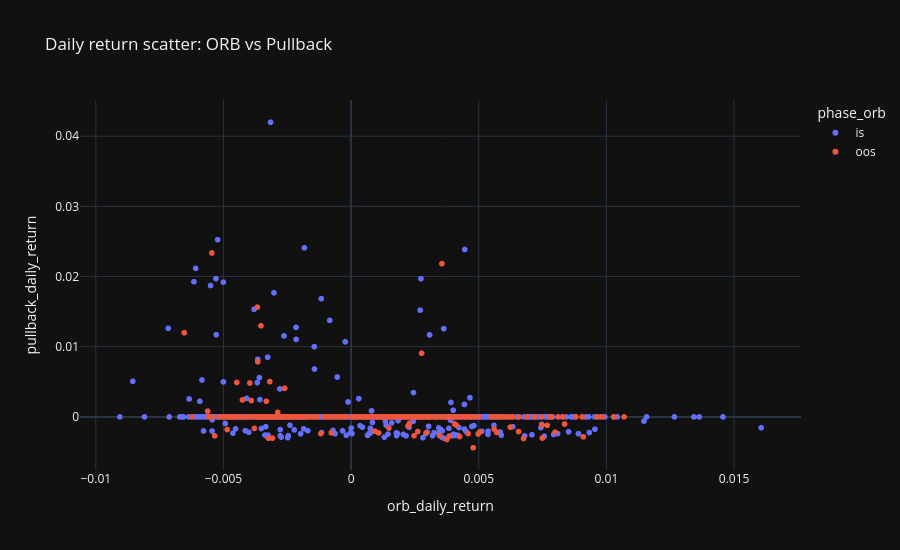
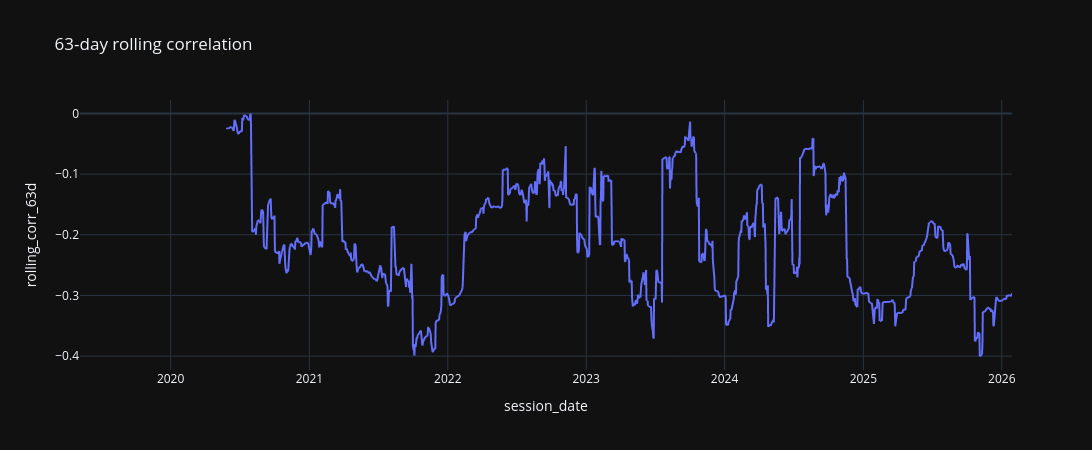
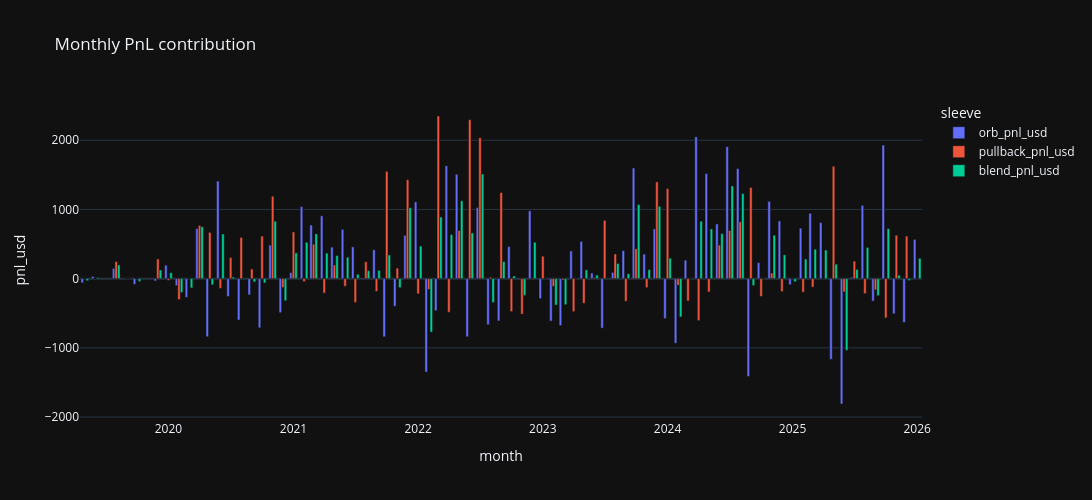

Notebook code cell kept with these figures, in order:
### Code cell
display(Markdown("## 4. Diversification Readout"))

scatter = px.scatter(
    blend,
    x="orb_daily_return",
    y="pullback_daily_return",
    color="phase_orb",
    title="Daily return scatter: ORB vs Pullback",
)
scatter.update_layout(template=PLOT_TEMPLATE, width=900, height=550)
scatter.show()

roll = blend[["session_date", "orb_daily_return", "pullback_daily_return"]].copy()
roll["rolling_corr_63d"] = roll["orb_daily_return"].rolling(63).corr(roll["pullback_daily_return"])
roll_fig = px.line(roll, x="session_date", y="rolling_corr_63d", title="63-day rolling correlation")
roll_fig.update_layout(template=PLOT_TEMPLATE, width=1200, height=450)
roll_fig.show()

monthly = blend.copy()
monthly["month"] = monthly["session_date"].dt.to_period("M").dt.to_timestamp()
monthly_rollup = monthly.groupby("month", as_index=False).agg(
    orb_pnl_usd=("daily_pnl_usd_orb", "sum"),
    pullback_pnl_usd=("daily_pnl_usd_pullback", "sum"),
    blend_pnl_usd=("blend_daily_pnl_usd", "sum"),
)
monthly_long = monthly_rollup.melt(id_vars="month", var_name="sleeve", value_name="pnl_usd")
bar = px.bar(monthly_long, x="month", y="pnl_usd", color="sleeve", barmode="group", title="Monthly PnL contribution")
bar.update_layout(template=PLOT_TEMPLATE, width=1400, height=500)
bar.show()
